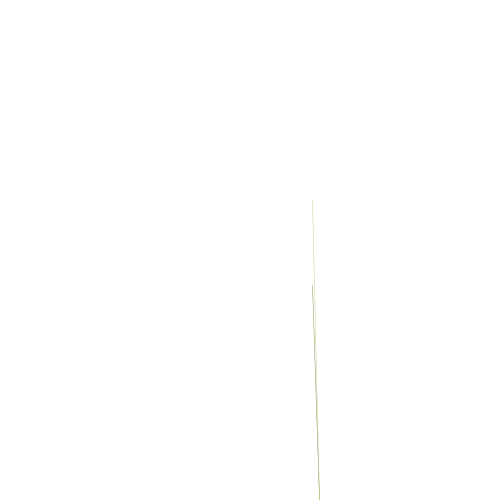
Frame 1 (no input)
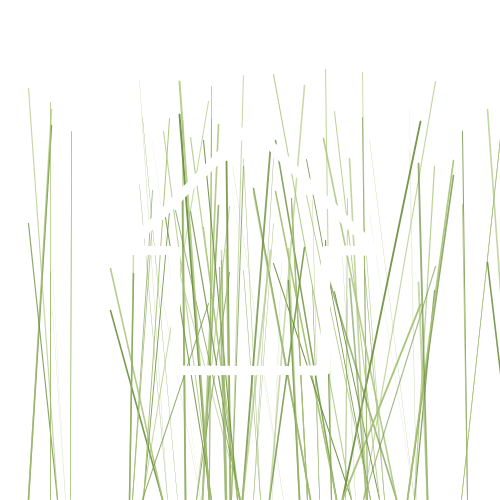
Frame 60 (the mouse pressed at the canvas centre just before this capture)
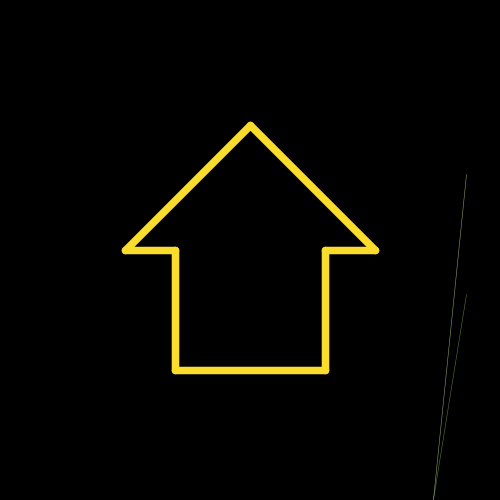
Frame 120 (the mouse held since frame 60 and released just before this capture)

The Processing sketch that drew these frames (run headless with seeded random() and noise(); from frame 60 on, the mouse is pressed at the canvas centre):

// Processing sketch: processing_118436
// ── processing_118436.pde

//green,green,grass of home 20131028
/*reference:draw_lines.pdf by Nik,
http://processing.org/reference/mouseReleased_.html
*/
//by jui-chi lin

int value = 0;
void setup() {
  size(500, 500);
  //noLoop();
  frameRate(45);
  background(255);
}
void draw() {
  if (mousePressed) {
    background(value);
    stroke(250, random(189, 232), random(30, 93));
    strokeWeight(random(2, 10));
    line(width/2, height/4, width/4, height/2);
    line(width/4, height/2, width/4+50, height/2);
    line(width/4+50, height/2, width/4+50, height/2+120);
    line(width/4+50, height/2+120, width/4*3-50, height/2+120);
    line(width/4*3-50, height/2, width/4*3-50, height/2+120);
    line(width/4+width/2, height/2, width/4*3-50, height/2);
    line(width/2, height/4, width/4+width/2, height/2);
  }  else {
    stroke(255);
    strokeWeight(random(2, 10));
    line(width/2, height/4, width/4, height/2);
    line(width/4, height/2, width/4+50, height/2);
    line(width/4+50, height/2, width/4+50, height/2+120);
    line(width/4+50, height/2+120, width/4*3-50, height/2+120);
    line(width/4*3-50, height/2, width/4*3-50, height/2+120);
    line(width/4+width/2, height/2, width/4*3-50, height/2);
    line(width/2, height/4, width/4+width/2, height/2);
  }
  float nlevel=0.1;
  float A=-999;
  float B=-999;
  float xnoise= random(0, 900);
  float x;

  for (int i=0;i<=height;i+=500) {
    x=-200+noise(xnoise)*950;
    if (B>-999) {
      stroke(112, 146, 67, random(150, 255));
      //first line grass

      strokeWeight(random(2));
      line(x, 500-noise(B/5, B/6)/5, A, random(200, 400)-random(400, i)/5);
      stroke(167, 194, 116, random(150, 255));
      line(x, 500-noise(B/5, B/6)/5, A, random(150, 400)-random(400, i)/5);
    } 
    A=x;
    B=i;
    xnoise += nlevel;
  }
}
  void mouseReleased() {
    if (value == 0) {
      value = 255;
    } 
    else {
      value = 0;
    }
  }
